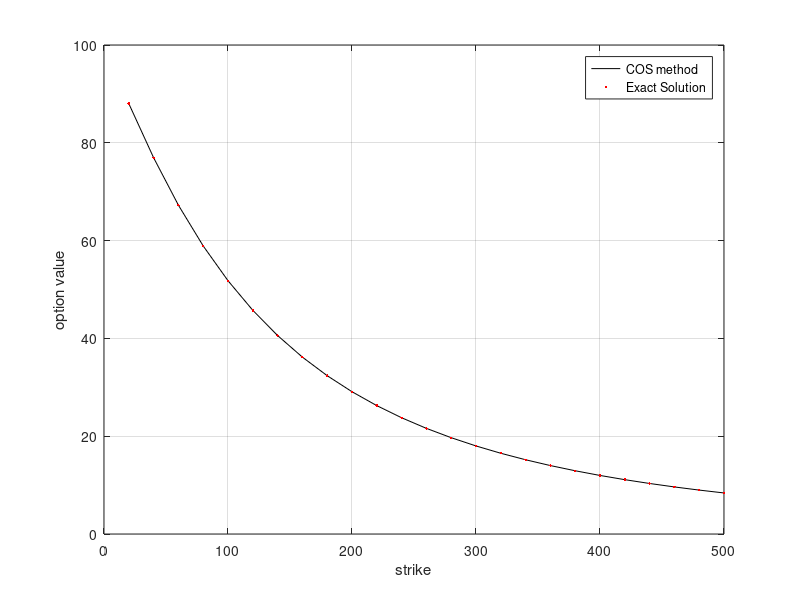

The MATLAB script that drew this image:
function MertonModelChFAndExactSolution
clc;clf;close all;

% Arguments for the COS method

tau    = [10];
L      = 8;
N      = 1000;
r      = 0.05;

% Merton model parameters

S0     = 100;
CP     = 'c';
sigma  = 0.15;
muJ    = -0.05;
sigmaJ = 0.3;
xiP    = 0.7;

% Range of strike prices

K      = linspace(20,5*S0,25)'; 

% Analytic expression for option prices

valueExact = MertonCallPrice(CP,S0,K,r,tau,muJ,sigmaJ,sigma,xiP);

% Compute ChF for the Merton model

cf = ChFForMertonModel(r,tau,muJ,sigmaJ,sigma,xiP);

% The COS method

valCOS = CallPutOptionPriceCOSMthd(cf,CP,S0,r,tau,K,N,L);

figure(1)
plot(K,valCOS,'k')
hold on
plot(K,valueExact,'.r')
grid on
xlabel('strike')
ylabel('option value')
legend('COS method','Exact Solution')

function valueExact = MertonCallPrice(CP,S0,K,r,tau,muJ,sigmaJ,sigma,xiP)
X0  = log(S0);

% Term for E(exp(J)-1)

helpExp = exp(muJ + 0.5 * sigmaJ * sigmaJ) - 1.0;
           
% Analytic representation for Merton's option price

muX     = @(n) X0 + (r - xiP * helpExp - 0.5 * sigma * sigma) * tau + n * muJ;
sigmaX  = @(n) sqrt(sigma * sigma + n * sigmaJ * sigmaJ / tau); 
d1      = @(n) (log(S0./K) + (r - xiP * helpExp - 0.5*sigma * sigma ...
         + sigmaX(n)^2.0) * tau + n * muJ) / (sigmaX(n) * sqrt(tau));
d2      = @(n) d1(n) - sigmaX(n) * sqrt(tau);
value_n = @(n) exp(muX(n) + 0.5*sigmaX(n)^2.0*tau)...
          * normcdf(d1(n)) - K .* normcdf(d2(n));
      
% Option value calculation, it is an infinite sum but we truncate at 20 terms

valueExact = value_n(0.0);
kidx = 1:20;
for k = kidx
    valueExact = valueExact+  (xiP * tau).^k * value_n(k) / factorial(k);
end
valueExact = valueExact * exp(-r*tau) * exp(-xiP * tau);

if CP == 'p'
    valueExact = valueExact - S0 + K * exp(-r*tau);
end

function cf = ChFForMertonModel(r,tau,muJ,sigmaJ,sigma,xiP)

% Term for E(exp(J)-1)

i = complex(0,1);
helpExp = exp(muJ + 0.5 * sigmaJ * sigmaJ) - 1.0;
  
% Characteristic function for Merton's model    

cf = @(u) exp(i * u .* (r - xiP * helpExp - 0.5 * sigma * sigma) *tau...
        - 0.5 * sigma * sigma * u.^2 * tau + xiP * tau .* ...
        (exp(i * u * muJ - 0.5 * sigmaJ * sigmaJ * u.^2)-1.0));

function value = CallPutOptionPriceCOSMthd(cf,CP,S0,r,tau,K,N,L)
i = complex(0,1);


% cf   - Characteristic function, in the book denoted as \varphi
% CP   - C for call and P for put
% S0   - Initial stock price
% r    - Interest rate (constant)
% tau  - Time to maturity
% K    - Vector of strike prices
% N    - Number of expansion terms
% L    - Size of truncation domain (typ.:L=8 or L=10)

x0 = log(S0 ./ K);   

% Truncation domain

a = 0 - L * sqrt(tau); 
b = 0 + L * sqrt(tau);

k = 0:N-1;              % Row vector, index for expansion terms
u = k * pi / (b - a);   % ChF arguments

H_k = CallPutCoefficients(CP,a,b,k);
temp    = (cf(u) .* H_k).';
temp(1) = 0.5 * temp(1);      % Multiply the first element by 1/2

mat = exp(i * (x0 - a) * u);  % Matrix-vector manipulations

% Final output

value = exp(-r * tau) * K .* real(mat * temp);

% Coefficients H_k for the COS method

function H_k = CallPutCoefficients(CP,a,b,k)
    if lower(CP) == 'c' || CP == 1
        c = 0;
        d = b;
        [Chi_k,Psi_k] = Chi_Psi(a,b,c,d,k);
         if a < b && b < 0.0
            H_k = zeros([length(k),1]);
         else
            H_k = 2.0 / (b - a) * (Chi_k - Psi_k);
         end
    elseif lower(CP) == 'p' || CP == -1
        c = a;
        d = 0.0;
        [Chi_k,Psi_k]  = Chi_Psi(a,b,c,d,k);
         H_k = 2.0 / (b - a) * (- Chi_k + Psi_k);       
    end

function [chi_k,psi_k] = Chi_Psi(a,b,c,d,k)
    psi_k        = sin(k * pi * (d - a) / (b - a)) - sin(k * pi * (c - a)/(b - a));
    psi_k(2:end) = psi_k(2:end) * (b - a) ./ (k(2:end) * pi);
    psi_k(1)     = d - c;
    
    chi_k = 1.0 ./ (1.0 + (k * pi / (b - a)).^2); 
    expr1 = cos(k * pi * (d - a)/(b - a)) * exp(d)  - cos(k * pi... 
                  * (c - a) / (b - a)) * exp(c);
    expr2 = k * pi / (b - a) .* sin(k * pi * ...
                        (d - a) / (b - a))   - k * pi / (b - a) .* sin(k... 
                        * pi * (c - a) / (b - a)) * exp(c);
    chi_k = chi_k .* (expr1 + expr2);
    
% Closed-form expression of European call/put option with Black-Scholes formula

function value=BS_Call_Option_Price(CP,S_0,K,sigma,tau,r)

% Black-Scholes call option price

d1    = (log(S_0 ./ K) + (r + 0.5 * sigma^2) * tau) / (sigma * sqrt(tau));
d2    = d1 - sigma * sqrt(tau);
if lower(CP) == 'c' || lower(CP) == 1
    value =normcdf(d1) * S_0 - normcdf(d2) .* K * exp(-r * tau);
elseif lower(CP) == 'p' || lower(CP) == -1
    value =normcdf(-d2) .* K*exp(-r*tau) - normcdf(-d1)*S_0;
end
